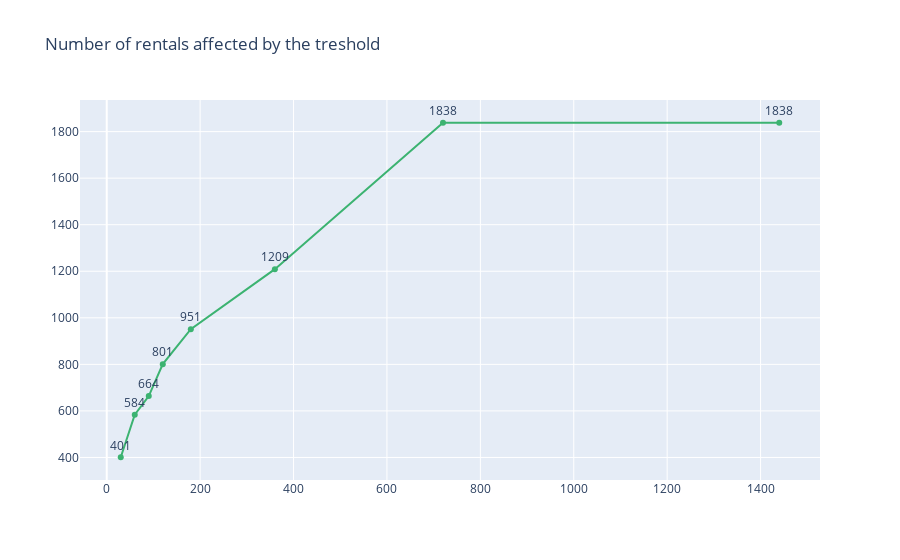

The cell this chart's notebook holds for it:
### Code cell
affected_rentals_plot = pd.DataFrame({"Threshold (min)": thresholds, "Affected rentals": affected_counts})

fig = px.line(affected_rentals_plot, x="Threshold (min)", y="Affected rentals", text="Affected rentals",
             title="Number of rentals affected by the treshold",
             color_discrete_sequence=["#3CB371"],)
fig.update_traces(textposition='top center')
fig.update_layout(xaxis_title="", yaxis_title="", showlegend=False)
fig.show()

### Figure 1 — Plotly figure (JSON) as saved in the notebook; plotly's stock layout.template omitted (floating-point values rounded to 4 significant figures)
{"data": [{"hovertemplate": "Threshold (min)=%{x}<br>Affected rentals=%{text}<extra></extra>", "legendgroup": "", "line": {"color": "#3CB371", "dash": "solid"}, "marker": {"symbol": "circle"}, "mode": "lines+markers+text", "name": "", "orientation": "v", "showlegend": false, "text": [401, 584, 664, 801, 951, 1209, 1838, 1838], "textposition": "top center", "type": "scatter", "x": [30, 60, 90, 120, 180, 360, 720, 1440], "xaxis": "x", "y": [401, 584, 664, 801, 951, 1209, 1838, 1838], "yaxis": "y"}], "layout": {"legend": {"tracegroupgap": 0}, "showlegend": false, "title": {"text": "Number of rentals affected by the treshold"}, "xaxis": {"anchor": "y", "domain": [0, 1], "title": {"text": ""}}, "yaxis": {"anchor": "x", "domain": [0, 1], "title": {"text": ""}}}}
